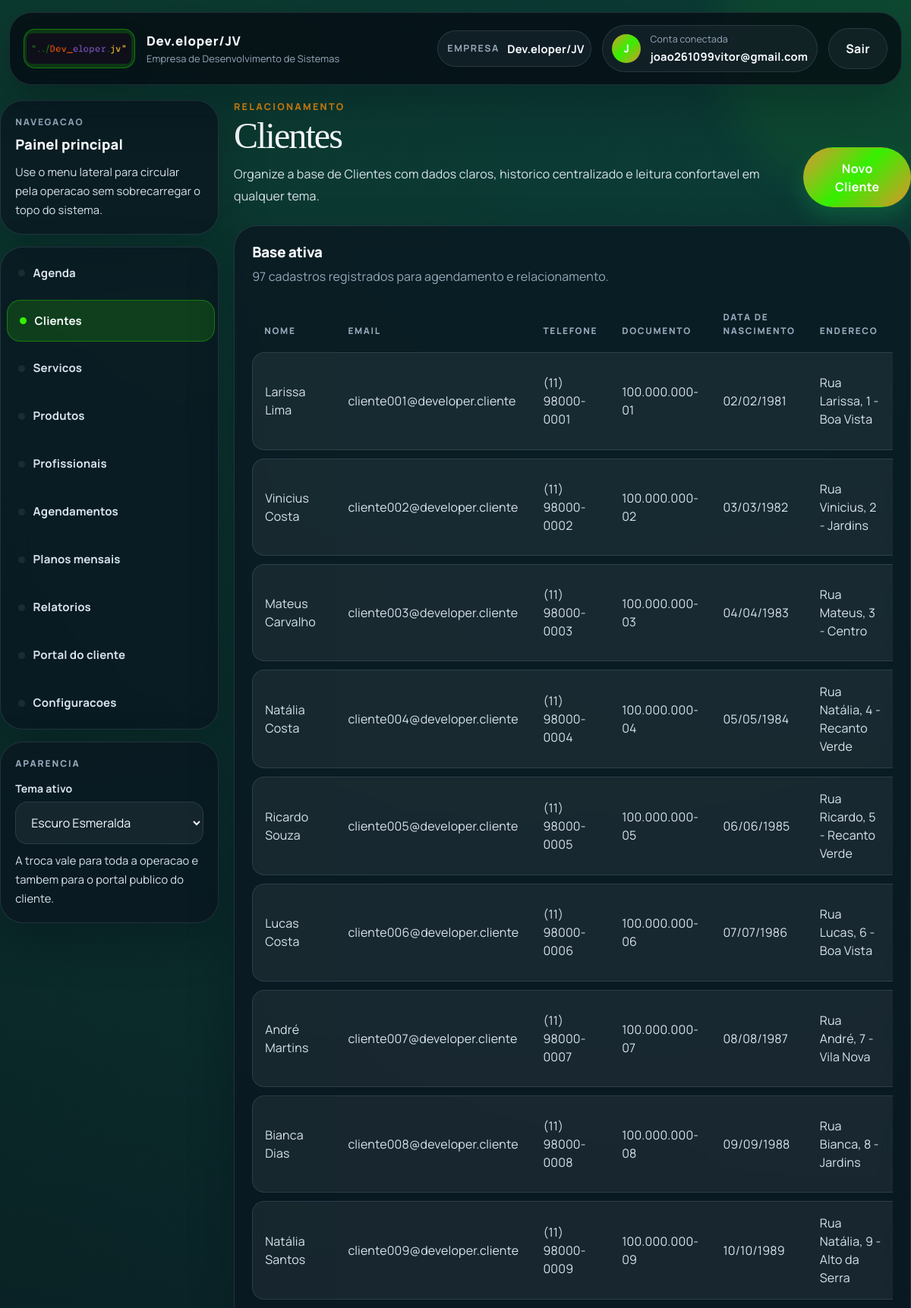
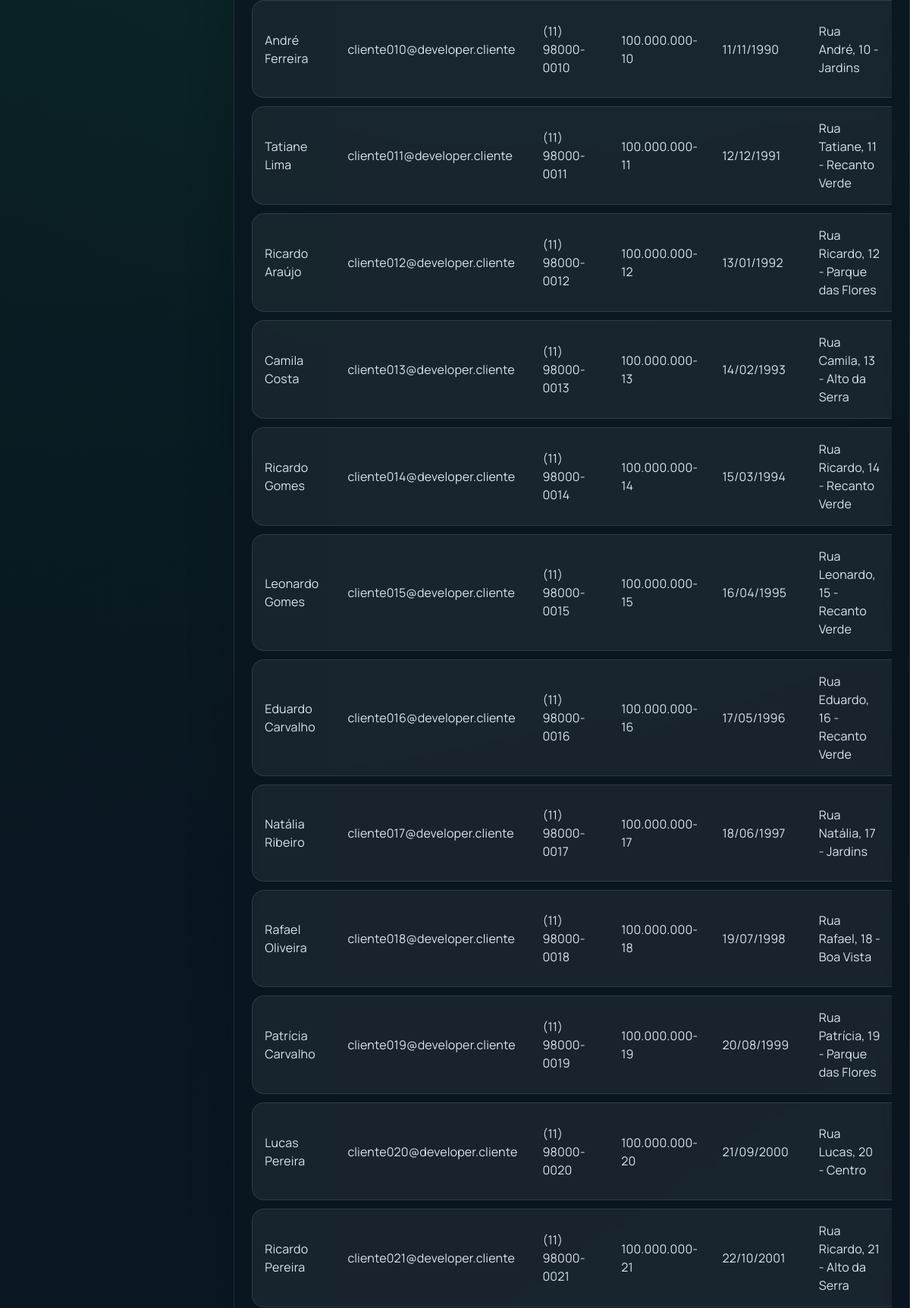
The app's page /pessoa/ (signed in, upper part) with its own data (2 pictures, top to bottom).
### empresas/models.py (models this page shows, shortened)
class Empresa(models.Model):
    PLANO_START = "start"
    PLANO_SOLO = "solo"
    PLANO_ADMIN_ONLY = "admin_only"
    PLANO_CHOICES = [
        (PLANO_SOLO, "Solo (1 funcionario com acesso)"),
        (PLANO_START, "Start (ate 5 funcionarios)"),
        (PLANO_ADMIN_ONLY, "Gestao interna (somente administrador)"),
    ]
    nome = models.CharField(max_length=100)
    tipo = models.CharField(max_length=50)
    cnpj = models.CharField(max_length=18, blank=True, null=True)
    whatsapp = models.CharField(max_length=20, blank=True, default="")
    logo = models.ImageField(upload_to="empresas/logos/", blank=True, null=True)
    logo_url = models.URLField(blank=True, default="")
    cor_primaria = models.CharField(max_length=7, blank=True, default="")
    cor_secundaria = models.CharField(max_length=7, blank=True, default="")
    texto_cabecalho = models.CharField(max_length=80, blank=True, default="")
    plano = models.CharField(max_length=20, choices=PLANO_CHOICES, default=PLANO_START)
    valor_mensal = models.DecimalField(max_digits=10, decimal_places=2, default=147)
    limite_profissionais = models.PositiveSmallIntegerField(
        default=5,
        validators=[MinValueValidator(1), MaxValueValidator(5)],
        help_text="Limite comercial de profissionais ativos para esta empresa.",
    )
    portal_token = models.UUIDField(default=uuid.uuid4, unique=True, editable=False, db_index=True)
    data_cadastro = models.DateTimeField(auto_now_add=True)
    usuario = models.OneToOneField('auth.User', on_delete=models.CASCADE, related_name='empresa')

### pessoa/models.py (models this page shows, shortened)
class Pessoa(models.Model):
    empresa = models.ForeignKey(Empresa, on_delete=models.CASCADE)
    nome = models.CharField(max_length=255)
    email = models.EmailField(blank=True)
    telefone = models.CharField(max_length=20)
    documento = models.CharField(max_length=20, blank=True)
    data_nascimento = models.DateField(blank=True, null=True)
    endereco = models.TextField(blank=True)
    observacoes = models.TextField(blank=True)
    portal_password = models.CharField(max_length=128, blank=True)
    portal_password_updated_at = models.DateTimeField(blank=True, null=True)
    def data_nascimento_br(self):
        if self.data_nascimento:
            return self.data_nascimento.strftime('%d/%m/%Y')
        return ""
    def documento_formatado(self):
        if not self.documento:
            return ""
        doc = re.sub(r'\D', '', self.documento)
        if len(doc) == 11:
            return f'{doc[:3]}.{doc[3:6]}.{doc[6:9]}-{doc[9:]}'
        elif len(doc) == 14:
            return f'{doc[:2]}.{doc[2:5]}.{doc[5:8]}/{doc[8:12]}-{doc[12:]}'
        return self.documento
    def telefone_formatado(self):
        if not self.telefone:
            return ""
        tel = re.sub(r'\D', '', self.telefone)
        if len(tel) == 11:
            return f'({tel[:2]}) {tel[2:7]}-{tel[7:]}'
        elif len(tel) == 10:
            return f'({tel[:2]}) {tel[2:6]}-{tel[6:]}'
        return self.telefone
    def email_formatado(self):
        if not self.email:
            return ""
        return self.email.strip().lower()

### pessoa/views.py (the view)
# urls.py: path('', views.pessoa_list, name='pessoa_list'),
@login_required
def pessoa_list(request):
    if not user_can_access_module(request.user, PROFISSIONAL_ACCESS_CLIENTES):
        messages.warning(request, 'Seu perfil nao possui acesso ao modulo de clientes.')
        return redirect('dashboard_home')
    empresa = get_active_empresa(request)
    if not empresa:
        return redirect('cadastro_empresa')
    pessoas = Pessoa.objects.filter(empresa=empresa)
    return render(request, 'pessoa/pessoa_list.html', {'pessoas': pessoas})

### easyschedule/templates/pessoa/pessoa_list.html (shortened to what this page needs)
{% extends 'base.html' %}
{% load static %}
{% block content %}
<link rel="stylesheet" href="{% static 'css/pages.css' %}">
<section class="page-container">
    <header class="page-hero">
        <div class="page-copy">
            <p class="page-eyebrow">Relacionamento</p>
            <h1 class="page-title">{{ business_profile.client_term_plural|default:"Clientes" }}</h1>
            <p class="page-subtitle">
                Organize a base de {{ business_profile.client_term_plural|default:"clientes" }} com dados claros,
                historico centralizado e leitura confortavel em qualquer tema.
            </p>
        </div>
        <div class="page-actions">
            <a href="{% url 'pessoa_form' %}" class="btn btn-success">Novo {{ business_profile.client_term_singular|default:"Cliente" }}</a>
        </div>
    </header>
    <section class="page-card">
        <div class="page-card-header">
            <div>
                <h2>Base ativa</h2>
                <p>{{ pessoas|length }} cadastro{{ pessoas|length|pluralize }} registrado{{ pessoas|length|pluralize }} para agendamento e relacionamento.</p>
            </div>
        </div>
        <div class="table-wrap">
            <table class="table">
                <thead>
                    <tr>
                        <th>Nome</th>
                        <th>Email</th>
                        <th>Telefone</th>
                        <th>Documento</th>
                        <th>Data de nascimento</th>
                        <th>Endereco</th>
                    </tr>
                </thead>
                <tbody>
                    {% for pessoa in pessoas %}
                    <tr>
                        <td><span class="table-mobile-label">Nome</span>{{ pessoa.nome }}</td>
                        <td><span class="table-mobile-label">Email</span>{{ pessoa.email_formatado }}</td>
                        <td><span class="table-mobile-label">Telefone</span>{{ pessoa.telefone_formatado }}</td>
                        <td><span class="table-mobile-label">Documento</span>{{ pessoa.documento_formatado }}</td>
                        <td><span class="table-mobile-label">Data de nascimento</span>{{ pessoa.data_nascimento_br }}</td>
                        <td><span class="table-mobile-label">Endereco</span>{{ pessoa.endereco|default:"-" }}</td>
                    </tr>
                    {% empty %}
                    <tr class="empty-row">
                        <td colspan="7" class="table-empty-cell">Nenhum cadastro encontrado para esta empresa.</td>
                    </tr>
                    {% endfor %}
                </tbody>
            </table>
        </div>
    </section>
</section>
{% endblock %}

### easyschedule/templates/base.html (shortened to what this page needs)
{% load static %}
<!DOCTYPE html>
<html
    lang="pt-br"
    data-company-primary="{% if empresa_atual %}{{ empresa_atual.cor_primaria|default:'' }}{% endif %}"
    data-company-secondary="{% if empresa_atual %}{{ empresa_atual.cor_secundaria|default:'' }}{% endif %}"
>
<head>
    <link rel="stylesheet" href="https://cdn.jsdelivr.net/npm/bootstrap@5.3.2/dist/css/bootstrap.min.css">
    <link rel="stylesheet" href="{% static 'css/theme.css' %}">
</head>
<body class="{% if user.is_authenticated %}app-with-sidebar{% endif %}">
    <header class="app-header">
        <div class="container">
            <div class="app-navbar">
                <a class="app-brand" href="{% if user.is_authenticated %}{% url 'dashboard_home' %}{% else %}{% url 'cliente_home' %}{% endif %}">
                    {% if user.is_authenticated and empresa_atual and empresa_atual.logo %}
                    <span class="brand-mark brand-mark-company">
                        <img src="{{ empresa_atual.logo.url }}" alt="Logo {{ empresa_atual.nome }}" class="brand-logo brand-logo-company">
                    </span>
                    {% elif user.is_authenticated and empresa_atual and empresa_atual.logo_url %}
                    <span class="brand-mark brand-mark-company">
                        <img src="{{ empresa_atual.logo_url }}" alt="Logo {{ empresa_atual.nome }}" class="brand-logo brand-logo-company">
                    </span>
                    {% else %}
                    <span class="brand-mark">
                        <img src="{% static 'img/Logo.png' %}" alt="Logo EasySchedule" class="brand-logo">
                    </span>
                    {% endif %}
                    <span class="brand-copy">
                        <strong>{% if user.is_authenticated and empresa_atual %}{{ empresa_atual.nome }}{% else %}EasySchedule{% endif %}</strong>
                        <small>
                            {% if user.is_authenticated %}
                                {% if empresa_atual and empresa_atual.texto_cabecalho %}
                                    {{ empresa_atual.texto_cabecalho }}
                                {% else %}
                                    Sistema de agenda personalizado
                                {% endif %}
                            {% else %}
                                Reserva online com elegancia
                            {% endif %}
                        </small>
                    </span>
                </a>
                {% if user.is_authenticated %}
                <div class="app-toolbar app-toolbar-top">
                    {% if user.is_authenticated and usuario_tem_acesso_global_empresa and empresas_disponiveis %}
                    <form action="{% url 'selecionar_empresa' %}" method="post" class="toolbar-form">
                        {% csrf_token %}
                        <input type="hidden" name="next" value="{{ request.get_full_path }}">
                        <label for="empresa_id">Empresa</label>
                        <select id="empresa_id" name="empresa_id" class="form-select form-select-sm" onchange="this.form.submit()">
                            {% for empresa in empresas_disponiveis %}
                            <option value="{{ empresa.id }}" {% if empresa_atual and empresa.id == empresa_atual.id %}selected{% endif %}>
                                {{ empresa.nome }}
                            </option>
                            {% endfor %}
                        </select>
                    </form>
                    {% elif user.is_authenticated and empresa_atual %}
                    <div class="toolbar-field">
                        <span>Empresa</span>
                        <strong>{{ empresa_atual.nome }}</strong>
                    </div>
                    {% endif %}
                    <div class="app-user-chip">
                        <span class="app-user-avatar">{{ user.username|first|upper }}</span>
                        <span class="app-user-copy">
                            <small>Conta conectada</small>
                            <strong>{{ user.username }}</strong>
                        </span>
                    </div>
                    <form action="{% url 'logout' %}" method="post">
                        <button type="submit" class="btn btn-secondary">Sair</button>
                    </form>
                </div>
                {% endif %}
            </div>
        </div>
    </header>
    <div class="{% if user.is_authenticated %}container app-shell{% else %}app-public-shell{% endif %}">
        {% if user.is_authenticated %}
        <aside class="app-sidebar">
            <div class="app-sidebar-card">
                <span class="sidebar-kicker">Navegacao</span>
                <strong class="sidebar-title">Painel principal</strong>
                <p class="sidebar-text">Use o menu lateral para circular pela operacao sem sobrecarregar o topo do sistema.</p>
            </div>
            <nav class="app-sidebar-nav" aria-label="Navegacao lateral">
                {% if usuario_modulos.dashboard %}
                <a class="app-sidebar-link {% if '/dashboard/' in request.path %}is-active{% endif %}" href="{% url 'dashboard_home' %}">Agenda</a>
                {% endif %}
                {% if not usuario_e_profissional %}
                {% if usuario_modulos.clientes %}
                <a class="app-sidebar-link {% if '/pessoa/' in request.path %}is-active{% endif %}" href="{% url 'pessoa_list' %}">{{ business_profile.client_term_plural|default:"Clientes" }}</a>
                {% endif %}
                {% if usuario_modulos.servicos %}
                <a class="app-sidebar-link {% if '/servicos/' in request.path %}is-active{% endif %}" href="{% url 'servicos_list' %}">{{ business_profile.service_term_plural|default:"Servicos" }}</a>
                {% endif %}
                {% if usuario_modulos.produtos %}
                <a class="app-sidebar-link {% if '/produtos/' in request.path %}is-active{% endif %}" href="{% url 'produtos_list' %}">Produtos</a>
                {% endif %}
                <a class="app-sidebar-link {% if '/profissionais/' in request.path %}is-active{% endif %}" href="{% url 'profissionais_list' %}">{{ business_profile.professional_term_plural|default:"Profissionais" }}</a>
                {% if usuario_modulos.agendamentos %}
                <a class="app-sidebar-link " href="{% url 'agendamentos_list' %}">{{ business_profile.appointment_term_plural|default:"Agendamentos" }}</a>
                {% endif %}
                <a class="app-sidebar-link {% if '/agendamentos/planos/' in request.path %}is-active{% endif %}" href="{% url 'planos_list' %}">Planos mensais</a>
                {% if usuario_modulos.relatorios %}
                <a class="app-sidebar-link {% if '/relatorios/' in request.path %}is-active{% endif %}" href="{% url 'relatorio_page' %}">Relatorios</a>
                {% endif %}
                <a class="app-sidebar-link {% if '/cliente/' in request.path or request.path == '/' %}is-active{% endif %}" href="{% url 'cliente_home' %}">Portal do cliente</a>
                {% if usuario_pode_configurar_empresa %}
                <a class="app-sidebar-link {% if '/empresas/configuracoes/' in request.path %}is-active{% endif %}" href="{% url 'empresa_configuracoes' %}">Configuracoes</a>
                {% endif %}
                {% endif %}
            </nav>
            <div class="app-sidebar-card sidebar-theme-card">
                <span class="sidebar-kicker">Aparencia</span>
                <label for="themePickerSidebar" class="sidebar-theme-label">Tema ativo</label>
                <select id="themePickerSidebar" class="theme-picker" data-theme-picker aria-label="Selecionar tema do sistema">
                    <option value="dark">Escuro Esmeralda</option>
                </select>
                <p class="sidebar-text">A troca vale para toda a operacao e tambem para o portal publico do cliente.</p>
            </div>
        </aside>
        {% endif %}
        <main class="app-main {% if user.is_authenticated %}app-main-shell{% else %}app-main-public{% endif %}">
            {% block content %}{% endblock %}
        </main>
    </div>
</body>
</html>

### records on screen
Empresa: logo (picture), nome "Dev.eloper/JV", texto_cabecalho "Empresa de Desenvolvimento de Sistemas"
Pessoa: nome "Larissa Lima", email_formatado "cliente001@developer.cliente", telefone_formatado "(11) 98000-0001", documento_formatado "100.000.000-01", data_nascimento_br "02/02/1981", endereco "Rua Larissa, 1 - Boa Vista"
Pessoa: nome "Vinicius Costa", email_formatado "cliente002@developer.cliente", telefone_formatado "(11) 98000-0002", documento_formatado "100.000.000-02", data_nascimento_br "03/03/1982", endereco "Rua Vinicius, 2 - Jardins"
Pessoa: nome "Mateus Carvalho", email_formatado "cliente003@developer.cliente", telefone_formatado "(11) 98000-0003", documento_formatado "100.000.000-03", data_nascimento_br "04/04/1983", endereco "Rua Mateus, 3 - Centro"
Pessoa: nome "Natália Costa", email_formatado "cliente004@developer.cliente", telefone_formatado "(11) 98000-0004", documento_formatado "100.000.000-04", data_nascimento_br "05/05/1984", endereco "Rua Natália, 4 - Recanto Verde"
Pessoa: nome "Ricardo Souza", email_formatado "cliente005@developer.cliente", telefone_formatado "(11) 98000-0005", documento_formatado "100.000.000-05", data_nascimento_br "06/06/1985", endereco "Rua Ricardo, 5 - Recanto Verde"
Pessoa: nome "Lucas Costa", email_formatado "cliente006@developer.cliente", telefone_formatado "(11) 98000-0006", documento_formatado "100.000.000-06", data_nascimento_br "07/07/1986", endereco "Rua Lucas, 6 - Boa Vista"
Pessoa: nome "André Martins", email_formatado "cliente007@developer.cliente", telefone_formatado "(11) 98000-0007", documento_formatado "100.000.000-07", data_nascimento_br "08/08/1987", endereco "Rua André, 7 - Vila Nova"
Pessoa: nome "Bianca Dias", email_formatado "cliente008@developer.cliente", telefone_formatado "(11) 98000-0008", documento_formatado "100.000.000-08", data_nascimento_br "09/09/1988", endereco "Rua Bianca, 8 - Jardins"
Pessoa: nome "Natália Santos", email_formatado "cliente009@developer.cliente", telefone_formatado "(11) 98000-0009", documento_formatado "100.000.000-09", data_nascimento_br "10/10/1989", endereco "Rua Natália, 9 - Alto da Serra"
Pessoa: nome "André Ferreira", email_formatado "cliente010@developer.cliente", telefone_formatado "(11) 98000-0010", documento_formatado "100.000.000-10", data_nascimento_br "11/11/1990", endereco "Rua André, 10 - Jardins"
Pessoa: nome "Tatiane Lima", email_formatado "cliente011@developer.cliente", telefone_formatado "(11) 98000-0011", documento_formatado "100.000.000-11", data_nascimento_br "12/12/1991", endereco "Rua Tatiane, 11 - Recanto Verde"
Pessoa: nome "Ricardo Araújo", email_formatado "cliente012@developer.cliente", telefone_formatado "(11) 98000-0012", documento_formatado "100.000.000-12", data_nascimento_br "13/01/1992", endereco "Rua Ricardo, 12 - Parque das Flores"
Pessoa: nome "Camila Costa", email_formatado "cliente013@developer.cliente", telefone_formatado "(11) 98000-0013", documento_formatado "100.000.000-13", data_nascimento_br "14/02/1993", endereco "Rua Camila, 13 - Alto da Serra"
Pessoa: nome "Ricardo Gomes", email_formatado "cliente014@developer.cliente", telefone_formatado "(11) 98000-0014", documento_formatado "100.000.000-14", data_nascimento_br "15/03/1994", endereco "Rua Ricardo, 14 - Recanto Verde"
Pessoa: nome "Leonardo Gomes", email_formatado "cliente015@developer.cliente", telefone_formatado "(11) 98000-0015", documento_formatado "100.000.000-15", data_nascimento_br "16/04/1995", endereco "Rua Leonardo, 15 - Recanto Verde"
Pessoa: nome "Eduardo Carvalho", email_formatado "cliente016@developer.cliente", telefone_formatado "(11) 98000-0016", documento_formatado "100.000.000-16", data_nascimento_br "17/05/1996", endereco "Rua Eduardo, 16 - Recanto Verde"
Pessoa: nome "Natália Ribeiro", email_formatado "cliente017@developer.cliente", telefone_formatado "(11) 98000-0017", documento_formatado "100.000.000-17", data_nascimento_br "18/06/1997", endereco "Rua Natália, 17 - Jardins"
Pessoa: nome "Rafael Oliveira", email_formatado "cliente018@developer.cliente", telefone_formatado "(11) 98000-0018", documento_formatado "100.000.000-18", data_nascimento_br "19/07/1998", endereco "Rua Rafael, 18 - Boa Vista"
Pessoa: nome "Patrícia Carvalho", email_formatado "cliente019@developer.cliente", telefone_formatado "(11) 98000-0019", documento_formatado "100.000.000-19", data_nascimento_br "20/08/1999", endereco "Rua Patrícia, 19 - Parque das Flores"
Pessoa: nome "Lucas Pereira", email_formatado "cliente020@developer.cliente", telefone_formatado "(11) 98000-0020", documento_formatado "100.000.000-20", data_nascimento_br "21/09/2000", endereco "Rua Lucas, 20 - Centro"
Pessoa: nome "Ricardo Pereira", email_formatado "cliente021@developer.cliente", telefone_formatado "(11) 98000-0021", documento_formatado "100.000.000-21", data_nascimento_br "22/10/2001", endereco "Rua Ricardo, 21 - Alto da Serra"

### other values on screen
{{ user.username|first|upper }} "J"
{{ user.username }} "joao261099vitor@gmail.com"
{{ business_profile.client_term_plural|default:"Clientes" }} "Clientes"
{{ business_profile.service_term_plural|default:"Servicos" }} "Servicos"
{{ business_profile.professional_term_plural|default:"Profissionais" }} "Profissionais"
{{ business_profile.appointment_term_plural|default:"Agendamentos" }} "Agendamentos"
{{ business_profile.client_term_plural|default:"clientes" }} "Clientes"
{{ business_profile.client_term_singular|default:"Cliente" }} "Cliente"
{{ pessoas|length }} "97"
